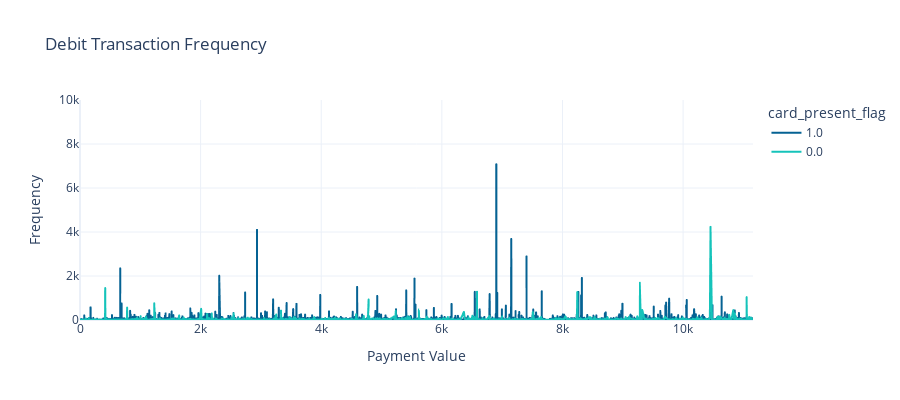

Write notebook code for a chart like this one.
### Code cell
import pandas as pd
import plotly.express as px

# Asegúrate de que el DataFrame ya esté cargado. Por ejemplo:
# df = pd.read_csv('C:/Users/luisb/Desktop/Customer Transaction Predictive Analytics/anz_data.csv')

# Filtra si quieres solo transacciones de débito
df_deb = df[df['movement'] == 'debit'].copy()

# Crea la gráfica de línea
fig = px.line(
    df_deb,
    y='amount',
    color='card_present_flag',
    height=400,
    color_discrete_sequence=['#056293', '#15C3BA', '#A0A0A0'],  # colores más formales
    title='Debit Transaction Frequency'
)

# Ajustes del eje Y
fig.update_yaxes(range=[0, 10000], title_text='Frequency')

# Etiquetas y estilo
fig.update_layout(
    template='plotly_white',
    xaxis_title='Payment Value',
    showlegend=True
)

# Mostrar el gráfico directamente (sin usar SVG o PNG, así no necesitas Chrome)
fig.show()

### Figure 1 — Plotly figure (JSON) as saved in the notebook; plotly's stock layout.template omitted (floating-point values rounded to 4 significant figures; data arrays with more than 128 entries replaced by an {"elided": "..."} marker saying what was removed)
{"data": [{"hovertemplate": "card_present_flag=1.0<br>index=%{x}<br>amount=%{y}<extra></extra>", "legendgroup": "1.0", "line": {"color": "#056293", "dash": "solid"}, "marker": {"symbol": "circle"}, "mode": "lines", "name": "1.0", "showlegend": true, "type": "scattergl", "x": {"elided": "6194 int values"}, "xaxis": "x", "y": {"elided": "6194 float values"}, "yaxis": "y"}, {"hovertemplate": "card_present_flag=0.0<br>index=%{x}<br>amount=%{y}<extra></extra>", "legendgroup": "0.0", "line": {"color": "#15C3BA", "dash": "solid"}, "marker": {"symbol": "circle"}, "mode": "lines", "name": "0.0", "showlegend": true, "type": "scattergl", "x": {"elided": "1523 int values"}, "xaxis": "x", "y": {"elided": "1523 float values"}, "yaxis": "y"}], "layout": {"height": 400, "legend": {"title": {"text": "card_present_flag"}, "tracegroupgap": 0}, "showlegend": true, "title": {"text": "Debit Transaction Frequency"}, "xaxis": {"anchor": "y", "domain": [0, 1], "title": {"text": "Payment Value"}}, "yaxis": {"anchor": "x", "domain": [0, 1], "range": [0, 10000], "title": {"text": "Frequency"}}}}
